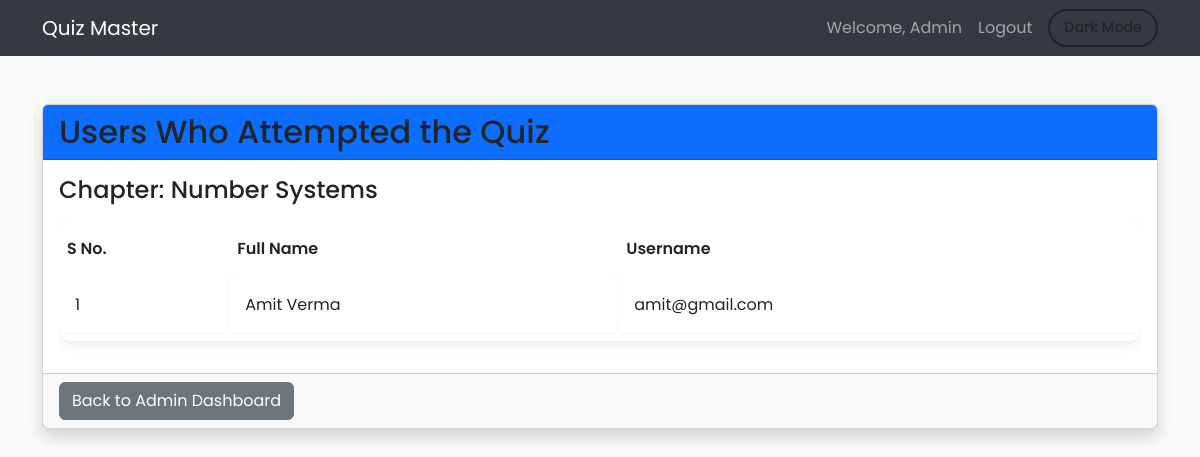
Page /view_quiz_users/1 on the committed database.
### app.py (models this page shows)
class Chapter(db.Model):
    id = db.Column(db.Integer, primary_key=True)
    subject_id = db.Column(db.Integer, db.ForeignKey('subject.id'), nullable=False)
    name = db.Column(db.String(100), nullable=False)
    description = db.Column(db.Text, nullable=True)

class User(db.Model):
    id = db.Column(db.Integer, primary_key=True)
    username = db.Column(db.String(100), unique=True, nullable=False)
    password = db.Column(db.String(50), nullable=False)
    full_name = db.Column(db.String(100), nullable=False)
    qualification = db.Column(db.String(100), nullable=True)
    dob = db.Column(db.Date, nullable=True)

### app.py (the view)
@app.route('/view_quiz_users/<int:quiz_id>')
def view_quiz_users(quiz_id):
    quiz = Quiz.query.get(quiz_id)
    if not quiz:
        return "Quiz not found", 404
    chapter = Chapter.query.get(quiz.chapter_id)
    users = db.session.query(User.full_name, User.username).join(Score, User.id == Score.user_id).filter(Score.quiz_id == quiz_id).all()
    return render_template('/view/view_quiz_users.html', quiz=quiz, chapter=chapter, users=users)

### templates/view/view_quiz_users.html (shortened to what this page needs)
<!DOCTYPE html>
<html lang="en" class="light-theme">
<head>
  <link href="https://cdn.jsdelivr.net/npm/bootstrap@5.3.0/dist/css/bootstrap.min.css" rel="stylesheet"/>
</head>
<body>
  <nav class="navbar navbar-expand-lg navbar-dark">
    <div class="container">
      <a class="navbar-brand" href="/">Quiz Master</a>
      <div class="collapse navbar-collapse">
        <ul class="navbar-nav ms-auto align-items-center">
          <li class="nav-item"><a class="nav-link">Welcome, Admin</a></li>
          <li class="nav-item"><a class="nav-link" href="/logout">Logout</a></li>
          <li class="nav-item ms-2">
            <button id="theme-toggle" class="btn btn-theme-toggle">Dark Mode</button>
          </li>
        </ul>
      </div>
    </div>
  </nav>
  <div class="container mt-5">
    <div class="card shadow">
      <div class="card-header bg-primary text-white">
        <h2 class="mb-0">Users Who Attempted the Quiz</h2>
      </div>
      <div class="card-body">
        <h4 class="mb-3">Chapter: {{ chapter.name }}</h4>
        {% if users %}
        <div class="table-responsive">
          <table class="table">
            <thead>
              <tr>
                <th>S No.</th>
                <th>Full Name</th>
                <th>Username</th>
              </tr>
            </thead>
            <tbody>
              {% for user in users %}
              <tr>
                <td>{{ loop.index }}</td>
                <td>{{ user.full_name }}</td>
                <td>{{ user.username }}</td>
              </tr>
              {% endfor %}
            </tbody>
          </table>
        </div>
        {% else %}
        <p>No users have attempted this quiz yet.</p>
        {% endif %}
      </div>
      <div class="card-footer">
        <a href="/admin_dashboard" class="btn btn-secondary">Back to Admin Dashboard</a>
      </div>
    </div>
  </div>
</body>
</html>

### templates/view/view_quiz_users.html (style rules this page uses)
:root { --bg-color: #f8f9fa; --text-color: #212529; --card-bg: #ffffff; --navbar-bg: #343a40; --input-bg: rgba(255, 255, 255, 0.6); --input-text: #262b30; --box-shadow: 0 4px 12px rgba(0, 0, 0, 0.08); }
body { background-color: var(--bg-color); color: var(--text-color); transition: background-color 0.4s ease, color 0.4s ease; font-family: 'Poppins', sans-serif; }
.navbar { background-color: var(--navbar-bg) !important; transition: background-color 0.3s ease; }
h2, h3 { color: var(--text-color); }
.btn-theme-toggle { display: flex; align-items: center; gap: 0.4rem; border: 2px solid var(--text-color); color: var(--text-color); background-color: transparent; border-radius: 999px; padding: 6px 14px; font-size: 0.9rem; font-weight: 500; transition: background-color 0.3s ease, color 0.3s ease, border-color 0.3s ease; }
.card { background-color: var(--card-bg); color: var(--text-color); box-shadow: var(--box-shadow); transition: background-color 0.4s ease, color 0.4s ease; }
.table { background-color: var(--card-bg); color: var(--text-color); border-collapse: separate; border-spacing: 0 0.5rem; border-radius: 12px; overflow: hidden; box-shadow: var(--box-shadow); }
.table thead { background-color: transparent; border-bottom: 2px solid rgba(0, 0, 0, 0.1); }
.table th { border: none; font-weight: 600; color: var(--text-color); background: transparent; }
.table td { background-color: var(--card-bg); color: var(--text-color); border: none; box-shadow: 0 1px 3px rgba(0,0,0,0.05); padding: 1rem; border-radius: 8px; }
.table tr { border-radius: 8px; }

### rows in the picture
Chapter: name "Number Systems"
User: full_name "Amit Verma", username "amit@gmail.com"
